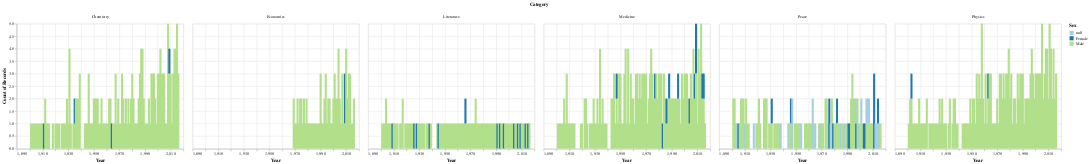

The code cell stored with this chart in its notebook:
### Code cell
source = df

alt.Chart(source).mark_bar().encode(
    x='Year',
    y='count()',
    color=alt.Color('Sex', scale=alt.Scale(scheme='paired')),
    column='Category',
)

### Figure 1 — Vega-Lite specification as saved in the notebook (floating-point values rounded to 4 significant figures; data arrays with more than 128 entries replaced by an {"elided": "..."} marker saying what was removed)
{"config": {"view": {"continuousWidth": 400, "continuousHeight": 300}}, "data": {"name": "data-fae8086efab7a192655d6ab9a38def19"}, "mark": "bar", "encoding": {"color": {"type": "nominal", "field": "Sex", "scale": {"scheme": "paired"}}, "column": {"type": "nominal", "field": "Category"}, "x": {"type": "quantitative", "field": "Year"}, "y": {"type": "quantitative", "aggregate": "count"}}, "$schema": "https://vega.github.io/schema/vega-lite/v4.8.1.json", "datasets": {"data-fae8086efab7a192655d6ab9a38def19": {"elided": "969 records"}}}
